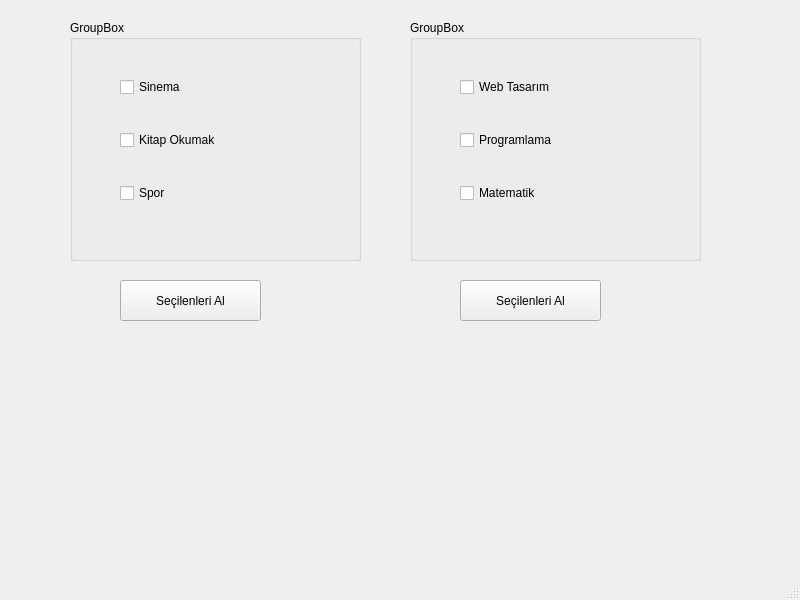
<?xml version="1.0" encoding="UTF-8"?>
<ui version="4.0">
 <class>MainWindow</class>
 <widget class="QMainWindow" name="MainWindow">
  <property name="geometry">
   <rect>
    <x>0</x>
    <y>0</y>
    <width>800</width>
    <height>600</height>
   </rect>
  </property>
  <property name="windowTitle">
   <string>MainWindow</string>
  </property>
  <widget class="QWidget" name="centralwidget">
   <widget class="QPushButton" name="btnHobilerSecilenleriAl">
    <property name="geometry">
     <rect>
      <x>120</x>
      <y>280</y>
      <width>141</width>
      <height>41</height>
     </rect>
    </property>
    <property name="text">
     <string>Seçilenleri Al</string>
    </property>
   </widget>
   <widget class="QLabel" name="lblResultHobiler">
    <property name="geometry">
     <rect>
      <x>100</x>
      <y>320</y>
      <width>191</width>
      <height>181</height>
     </rect>
    </property>
    <property name="text">
     <string/>
    </property>
   </widget>
   <widget class="QGroupBox" name="groupHobiler">
    <property name="geometry">
     <rect>
      <x>70</x>
      <y>20</y>
      <width>291</width>
      <height>241</height>
     </rect>
    </property>
    <property name="title">
     <string>GroupBox</string>
    </property>
    <widget class="QWidget" name="">
     <property name="geometry">
      <rect>
       <x>50</x>
       <y>30</y>
       <width>181</width>
       <height>181</height>
      </rect>
     </property>
     <layout class="QVBoxLayout" name="verticalLayout">
      <item>
       <widget class="QCheckBox" name="cbSinema">
        <property name="text">
         <string>Sinema</string>
        </property>
       </widget>
      </item>
      <item>
       <widget class="QCheckBox" name="cbKitapOkumak">
        <property name="text">
         <string>Kitap Okumak</string>
        </property>
       </widget>
      </item>
      <item>
       <widget class="QCheckBox" name="cbSpor">
        <property name="text">
         <string>Spor</string>
        </property>
       </widget>
      </item>
     </layout>
    </widget>
   </widget>
   <widget class="QGroupBox" name="groupDersler">
    <property name="geometry">
     <rect>
      <x>410</x>
      <y>20</y>
      <width>291</width>
      <height>241</height>
     </rect>
    </property>
    <property name="title">
     <string>GroupBox</string>
    </property>
    <widget class="QWidget" name="layoutWidget_6">
     <property name="geometry">
      <rect>
       <x>50</x>
       <y>30</y>
       <width>181</width>
       <height>181</height>
      </rect>
     </property>
     <layout class="QVBoxLayout" name="verticalLayout_7">
      <item>
       <widget class="QCheckBox" name="cbWebTasarim">
        <property name="text">
         <string>Web Tasarım</string>
        </property>
       </widget>
      </item>
      <item>
       <widget class="QCheckBox" name="cbProgramlama">
        <property name="text">
         <string>Programlama</string>
        </property>
       </widget>
      </item>
      <item>
       <widget class="QCheckBox" name="cbMatematik">
        <property name="text">
         <string>Matematik</string>
        </property>
       </widget>
      </item>
     </layout>
    </widget>
   </widget>
   <widget class="QPushButton" name="btnDerslerSecilenleriAl">
    <property name="geometry">
     <rect>
      <x>460</x>
      <y>280</y>
      <width>141</width>
      <height>41</height>
     </rect>
    </property>
    <property name="text">
     <string>Seçilenleri Al</string>
    </property>
   </widget>
   <widget class="QLabel" name="lblResultDersler">
    <property name="geometry">
     <rect>
      <x>440</x>
      <y>320</y>
      <width>191</width>
      <height>181</height>
     </rect>
    </property>
    <property name="text">
     <string/>
    </property>
   </widget>
  </widget>
  <widget class="QMenuBar" name="menubar">
   <property name="geometry">
    <rect>
     <x>0</x>
     <y>0</y>
     <width>800</width>
     <height>26</height>
    </rect>
   </property>
  </widget>
  <widget class="QStatusBar" name="statusbar"/>
 </widget>
 <resources/>
 <connections/>
</ui>
